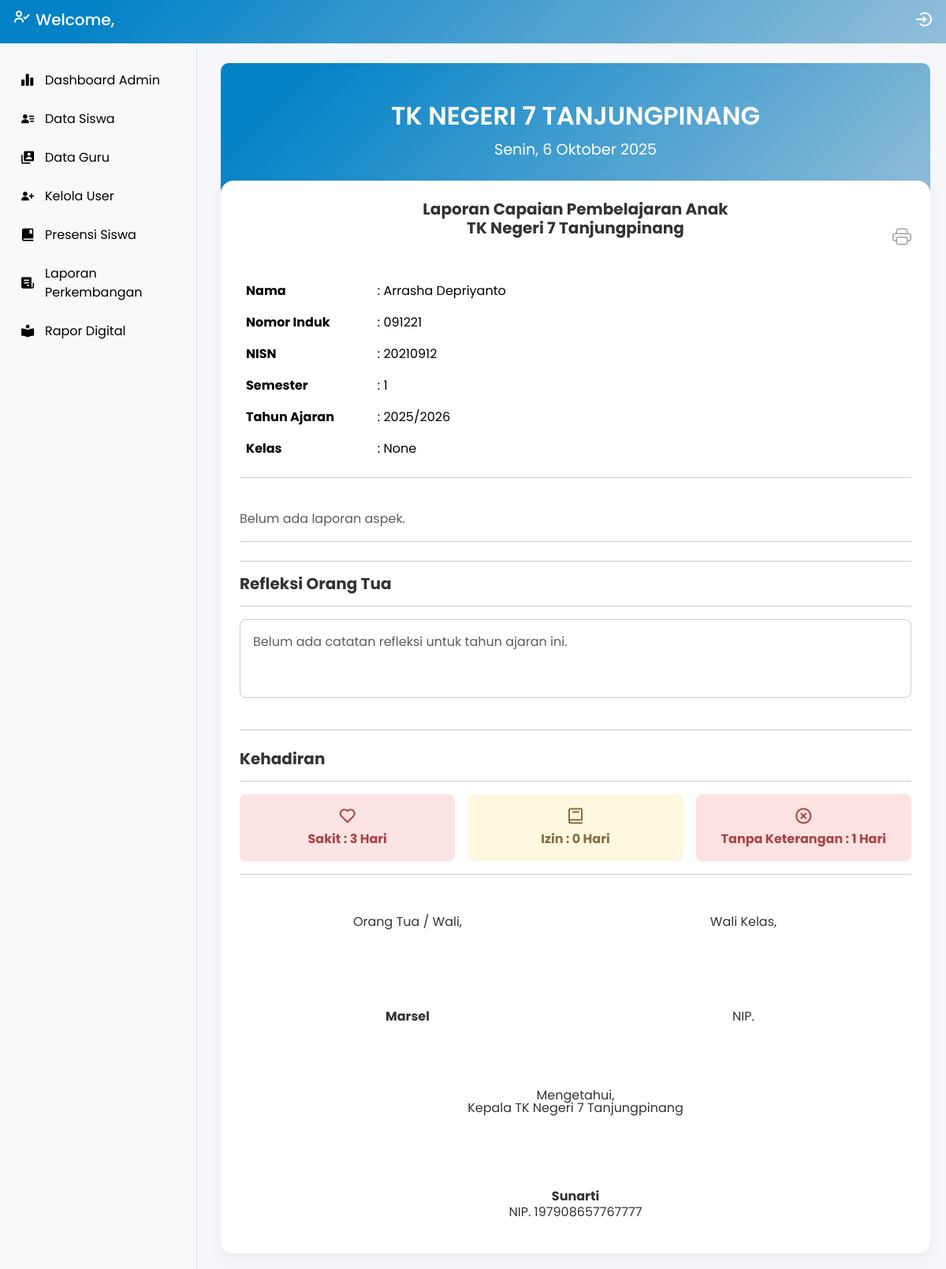
/raport/cetak/2/ (signed in), run on the app's committed database.
### main/models.py (models this page shows, shortened)
class Siswa(models.Model):
    nama = models.CharField(max_length=100)
    nisn = models.CharField(max_length=20, unique=True)
    nomor_induk = models.CharField(max_length=20, unique=True)
    jenis_kelamin = models.CharField(max_length=1, choices=[('L', 'Laki-laki'), ('P', 'Perempuan')])
    kelas = models.ForeignKey('Kelas', on_delete=models.SET_NULL, null=True, blank=True)
    tahun_ajaran = models.CharField(max_length=20)
    tempat_lahir = models.CharField(max_length=50, blank=True, null=True)
    tanggal_lahir = models.DateField(blank=True, null=True)
    agama = models.CharField(max_length=30, blank=True, null=True)
    nama_ayah = models.CharField(max_length=100, blank=True, null=True)
    nama_ibu = models.CharField(max_length=100, blank=True, null=True)
    alamat = models.TextField(blank=True, null=True)
    no_hp = models.CharField(max_length=15, blank=True, null=True)
    foto = models.ImageField(upload_to=siswa_upload_path, blank=True, null=True)

class Guru(models.Model):
    JABATAN_CHOICES = [
        ('kepala_sekolah', 'Kepala Sekolah'),
        ('tata_usaha', 'Tata Usaha'),
        ('wali_kelas', 'Wali Kelas'),
        ('guru', 'Guru'),
        ('pengawas_tk', 'Pengawas TK'),
        ('komite_sekolah', 'Komite Sekolah'),
    ]
    nama = models.CharField(max_length=100)
    nip = models.CharField(max_length=50, unique=True, blank=True, null=True)
    jabatan = models.CharField(max_length=20, choices=JABATAN_CHOICES)
    tempat_lahir = models.CharField(max_length=100)
    tanggal_lahir = models.DateField()
    tanggal_masuk = models.DateField()
    alamat = models.TextField()
    no_telp = models.CharField(max_length=20)
    foto = models.ImageField(upload_to=guru_upload_path, blank=True, null=True)
    tahun_ajaran = models.ForeignKey(TahunAjaran, on_delete=models.SET_NULL, null=True, blank=True)
    user = models.OneToOneField(User, on_delete=models.SET_NULL, null=True, blank=True)

### main/views.py (the view)
# urls.py: path('raport/cetak/<int:siswa_id>/', views.cetak_raport, name='cetak_raport'),
def cetak_raport(request, siswa_id):
    siswa = get_object_or_404(Siswa, id=siswa_id)
    tahun_ajaran_nama = request.GET.get('tahun_ajaran', siswa.tahun_ajaran)
    semester = request.GET.get('semester')
    if not semester:
        today = date.today()
        if today.month >= 7:
            semester = '1'
        else:
            semester = '2'
    laporan = LaporanPerkembangan.objects.filter(
        siswa=siswa,
        semester=semester,
        siswa__tahun_ajaran=tahun_ajaran_nama
    ).order_by('-tanggal').first()
    aspek_list_for_template = []
    if laporan:
        try:
            tahun_ajaran_obj = TahunAjaran.objects.get(nama=laporan.siswa.tahun_ajaran)
            all_aspek_for_year = AspekPerkembangan.objects.filter(tahun_ajaran=tahun_ajaran_obj)
            existing_aspek_data = {la.aspek.id: la for la in laporan.aspek.all()}
            for aspek_template in all_aspek_for_year:
                aspek_data = existing_aspek_data.get(aspek_template.id,
                    LaporanAspek(laporan=laporan, aspek=aspek_template, deskripsi='', foto=None)
                )
                aspek_list_for_template.append(aspek_data)
        except TahunAjaran.DoesNotExist:
            pass
    refleksi_list = []
    try:
        tahun_ajaran_obj = TahunAjaran.objects.get(nama=tahun_ajaran_nama)
        refleksi_list = RefleksiKomentar.objects.filter(tahun_ajaran=tahun_ajaran_obj)
    except TahunAjaran.DoesNotExist:
        pass # refleksi_list will be empty
    try:
        year_str = tahun_ajaran_nama.split('/')[0]
        year = int(year_str)
        if semester == '1':
            start = date(year, 7, 1)
            end = date(year, 12, 31)
        else:
            start = date(year + 1, 1, 1)
            end = date(year + 1, 6, 30)
        absensi_semester = Absensi.objects.filter(
            siswa=siswa,
            tanggal__range=(start, end)
        )
        total_sakit = absensi_semester.filter(status='Sakit').count()
        total_izin = absensi_semester.filter(status='Izin').count()
        total_alpha = absensi_semester.filter(status='Alpa').count()
    except (ValueError, IndexError, TypeError):
        total_sakit = 0
        total_izin = 0
        total_alpha = 0
    kepala_sekolah = Guru.objects.filter(jabatan='kepala_sekolah').first()
    wali_kelas = None
    kelas_nama = None
    if siswa.kelas:
        kelas_nama = siswa.kelas.nama
        if siswa.kelas.wali_kelas:
            wali_kelas = siswa.kelas.wali_kelas
    context = {
        'siswa': siswa,
        'laporan': laporan,
        'aspek_list': aspek_list_for_template,
        'semester': semester,
        'tahun_ajaran': tahun_ajaran_nama,
        'refleksi_list': refleksi_list,
        'total_sakit': total_sakit,
        'total_izin': total_izin,
        'total_alpha': total_alpha,
        'kepala_sekolah': kepala_sekolah,
        'wali_kelas': wali_kelas,
        'kelas_nama': kelas_nama,
    }
    return render(request, 'cetak_raport.html', context)

### templates/cetak_raport.html (shortened to what this page needs)
{% extends 'base.html' %}
{% block content %}
<div style="background-color: white; padding: 1.5rem; border-radius: 1rem;
            box-shadow: 0 8px 20px rgba(0, 0, 0, 0.05); margin-top: -4rem;
            max-width: 950px; margin-left: auto; margin-right: auto;">
    <div style="position: relative; text-align: center;">
        <h5 class="text-center fw-bold mb-4">
            Laporan Capaian Pembelajaran Anak <br> TK Negeri 7 Tanjungpinang
        </h5> <br>
        {% if laporan and request.user.profile.role == 'admin' or laporan and request.user.profile.role == 'guru' %}
            <a href="{% url 'raport_pdf' laporan.pk %}?tahun_ajaran={{ tahun_ajaran }}&semester={{ semester }}"
            id="print-raport-btn"
            style="position: absolute; right: 0; top: 50%; transform: translateY(-50%);
                    color:#a0a0a0; font-size:1.5rem; text-decoration:none; transition: color 0.3s;"
            onmouseover="this.style.color='#606060'"
            onmouseout="this.style.color='#a0a0a0'">
            <i class="bi bi-printer"></i>
            </a>
        {% endif %}
    </div>
    <table class="table table-borderless" style="max-width: 400px;">
        <tr>
            <td><strong>Nama</strong></td>
            <td>: {{ siswa.nama }}</td>
        </tr>
        <tr>
            <td><strong>Nomor Induk</strong></td>
            <td>: {{ siswa.nomor_induk }}</td>
        </tr>
        <tr>
            <td><strong>NISN</strong></td>
            <td>: {{ siswa.nisn }}</td>
        </tr>
        <tr>
            <td><strong>Semester</strong></td>
            <td>: {{ semester }}</td>
        </tr>
        <tr>
            <td><strong>Tahun Ajaran</strong></td>
            <td>: {{ tahun_ajaran }}</td>
        </tr>
        <tr>
            <td><strong>Kelas</strong></td>
            <td>: {{ kelas_nama }}</td>
        </tr>
    </table>
<hr><br>
    {% for aspek in aspek_list %}
    <div class="mb-4" style="page-break-inside: avoid;">
        <h5 class="fw-bold"
            style="background-color: #f2f2f2;
                   padding: 0.5rem 0.75rem;
                   margin-bottom: 1rem;
                   border-radius: 0.4rem;">
            {{ aspek.aspek.nama_aspek }}
        </h5>
        {% if aspek.foto %}
        <div style="overflow: hidden;">
            <img src="{{ aspek.foto.url }}"
                 alt="Foto {{ aspek.aspek.nama_aspek }}"
                 style="float: left; width: 400px; max-width: 100%; margin-right: 1rem; margin-bottom: 0.5rem; border-radius: 0.5rem;">
            <p style="text-align: justify;">{{ aspek.deskripsi|default:"-" }}</p>
        </div>
        {% else %}
            <p>{{ aspek.deskripsi|default:"-" }}</p>
        {% endif %}
    </div>
    {% empty %}
        <p class="text-muted">Belum ada laporan aspek.</p>
    {% endfor %}
<hr>
    <div class="mt-4" style="max-width: 900px; margin: auto;">
        <hr><h5 class="fw-bold mb-3">Refleksi Orang Tua</h5><hr>
        <div style="border: 1px solid #ccc; border-radius: 0.5rem; padding: 1rem; min-height: 100px;">
            {% for refleksi in refleksi_list %}
                <div style="margin-bottom: 1.5rem;">
                    <p style="margin-bottom: 0.5rem;">{{ forloop.counter }}. {{ refleksi.teks }}?</p>
                    <div class="dotted-line-answer"></div>
                    <div class="dotted-line-answer"></div>
                    <div class="dotted-line-answer"></div>
                </div>
            {% empty %}
                <p class="text-muted">Belum ada catatan refleksi untuk tahun ajaran ini.</p>
            {% endfor %}
        </div>
    </div>
<br>
    <hr><h5 class="fw-bold mt-4">Kehadiran</h5> <hr>
    <div class="d-flex gap-3 mt-2">
        <div style="flex: 1; background-color: #fce4e4; color: #a94442;
                    padding: 1rem; border-radius: 0.5rem; text-align: center; font-weight: bold;">
            <i class='bx bx-heart' style="font-size:1.5rem;"></i><br>
            Sakit : {{ total_sakit }} Hari
        </div>
        <div style="flex: 1; background-color: #fff8e1; color: #8a6d3b;
                    padding: 1rem; border-radius: 0.5rem; text-align: center; font-weight: bold;">
            <i class='bx bx-book' style="font-size:1.5rem;"></i><br>
            Izin : {{ total_izin }} Hari
        </div>
        <div style="flex: 1; background-color: #fde2e2; color: #a94442;
                    padding: 1rem; border-radius: 0.5rem; text-align: center; font-weight: bold;">
            <i class='bx bx-x-circle' style="font-size:1.5rem;"></i><br>
            Tanpa Keterangan : {{ total_alpha }} Hari
        </div>
    </div>
<hr>
    <div class="mt-5" style="max-width: 900px; margin: auto;">
        <div class="d-flex justify-content-between" style="margin-bottom: 4rem;">
            <div class="text-center" style="flex: 1;">
                <p>Orang Tua / Wali,</p>
                <div style="height: 80px;"></div>
                <p style="font-weight: bold;">
                    {{ siswa.nama_ayah }}
                </p>
            </div>
            <div class="text-center" style="flex: 1;">
            <p>Wali Kelas,</p>
            <div style="height: 80px;"></div>
            <p style="line-height: 1.5;">NIP. {{ wali_kelas.nip }}</p>
            </div>
        </div>
        <div class="text-center mt-3">
            <p style="margin-bottom: 0; line-height: 1;">Mengetahui,</p>
            <p style="line-height: 1;">Kepala TK Negeri 7 Tanjungpinang</p>
            <div style="height: 80px;"></div>
            <p style="font-weight: bold; margin-bottom: 0; line-height: 1;">{{ kepala_sekolah.nama|title }}</p>
            <p style="line-height: 1.5;">NIP. {{ kepala_sekolah.nip }}</p>
        </div>
    </div>
</div>
{% endblock %}

### templates/base.html (style rules this page uses)
body { font-family: 'Poppins', sans-serif; background-color: #f5f7fa; color: #333; margin: 0; padding: 0; }

### data on the page
Siswa: nama "Arrasha Depriyanto", nomor_induk "091221", nisn "20210912", tahun_ajaran "2025/2026", nama_ayah "Marsel"
Guru: nama "Sunarti", nip "197908657767777"

### other printed values
{{ semester }} "1"
{{ kelas_nama }} "None"
{{ total_sakit }} "3"
{{ total_izin }} "0"
{{ total_alpha }} "1"
